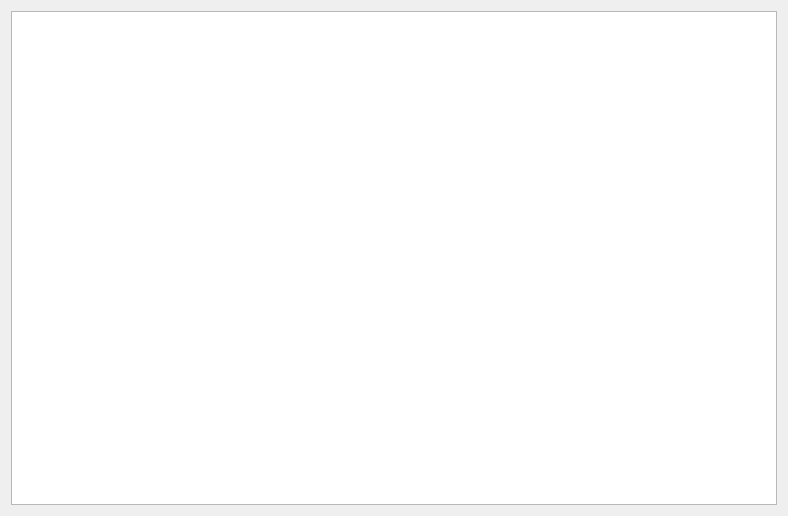
<?xml version="1.0" encoding="UTF-8"?>
<ui version="4.0">
 <class>ShowingForm</class>
 <widget class="QWidget" name="ShowingForm">
  <property name="geometry">
   <rect>
    <x>0</x>
    <y>0</y>
    <width>788</width>
    <height>516</height>
   </rect>
  </property>
  <property name="windowTitle">
   <string>Form</string>
  </property>
  <layout class="QGridLayout" name="gridLayout">
   <item row="0" column="0">
    <widget class="QTableView" name="tableView"/>
   </item>
  </layout>
 </widget>
 <resources/>
 <connections/>
</ui>
